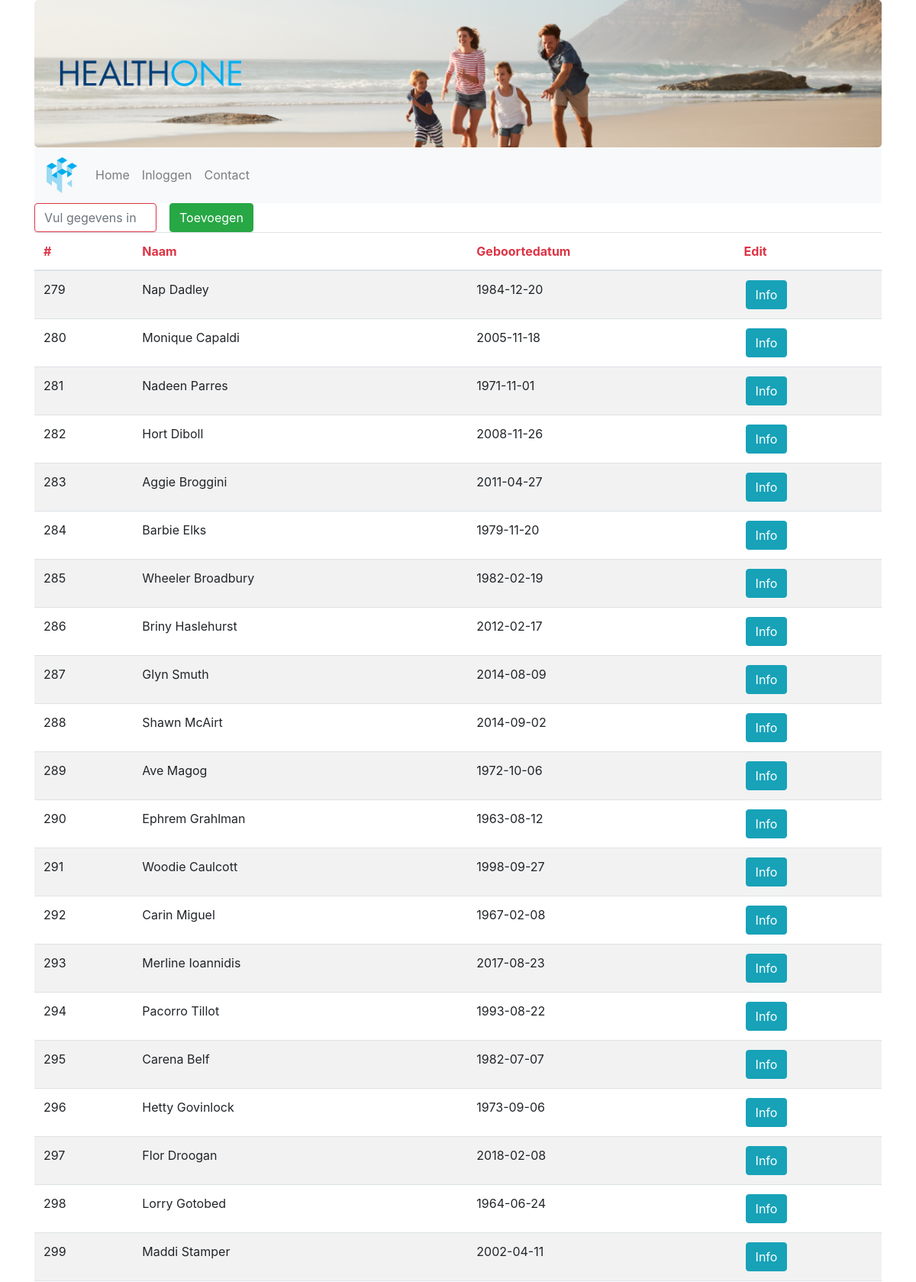
The app's page /huisarts/patienten.php (upper part) with its own data.
### tables this page shows
CREATE TABLE `patient` (
  `patient_id` int(255) NOT NULL,
  `naam` varchar(255) NOT NULL,
  `email` varchar(255) NOT NULL,
  `telefoon` varchar(255) NOT NULL,
  `geboortedatum` date NOT NULL,
  `adres` varchar(255) NOT NULL,
  `verzekeringnummer` int(255) NOT NULL,
  `arts_id` int(11) NOT NULL
);

### huisarts/patienten.php (the view, shortened to what this page needs)
<!DOCTYPE html>
<html lang="en">
    <head>
        <link rel="stylesheet" href="https://maxcdn.bootstrapcdn.com/bootstrap/4.3.1/css/bootstrap.min.css">
        <link rel="stylesheet" href="../css/index.css">
    </head>
    <body>
        <div class="container">
            <div class="jumbotron text-center" ">
            <div class="row">
                <div class="col-sm-3">
                    <img class="d-none d-sm-block img-fluid" src="../img/healthtwo_text_transparent.png" alt="Logo">
                </div>
            </div>
        </div>
        <nav class="navbar navbar-expand-sm bg-light navbar-light sticky-top">
            <a class="navbar-brand" href="../index.php">
                <img class="navbrand" src="../img/healthtwo_logo_transparent.png" alt="Logo">
            </a>
            <div class="collapse navbar-collapse" id="collapse_target">
                <ul class="navbar-nav">
                    <li class="nav-item">
                        <a class="nav-link" href="../index.php">Home</a>
                    </li>
                    <li class="nav-item">
                        <a class="nav-link" href="#">Inloggen</a>
                    </li>
                    <li class="nav-item">
                        <a class="nav-link" href="../contact.php">Contact</a>
                    </li>
                </ul>
            </div>
        </nav>
        <div class="row text-center">
            <div class="col-lg-2">
                <input  class="form-control form-control-underlined border-danger" id="myInput" type="text" placeholder="Vul gegevens in">
            </div>
            <a href="patient_aanmaken_index.php">
            <button class="btn btn-success" type="button">Toevoegen</button>
            </a>
        </div>
        <div class="table-responsive">
            <table class="table table-striped">
                <thead>
                <tr>
                    <th scope="col" class="text-danger">#</th>
                    <th scope="col" class="text-danger">Naam</th>
                    <th scope="col" class="text-danger">Geboortedatum</th>
                    <th scope="col" class="text-danger">Edit</th>
                </tr>
                </thead>
                <tbody id="myTable">
                <?php
                try {
                    $db = new PDO("mysql:host=localhost;dbname=healthone","root","");
                    $query = $db->prepare("SELECT * FROM patient");
                    $query->execute();
                    $result = $query->fetchAll(PDO::FETCH_ASSOC);
                    foreach ($result as &$data){
                        echo "<tr>";
                        echo "<td>".$data['patient_id']."</td>";
                        echo "<td>".$data["naam"] ."</td>";
                        echo "<td>" . $data['geboortedatum'] . "</td>";
                        echo "<td><a href='patient_info.php?id=".$data['patient_id']."'>"."<button type=\"button\" class=\"btn btn-info\">Info</button></a></td>";
                        echo "</tr>";
                    }
                }
                catch(PDOException $e){
                    die("OEPS iets is fout!".$e->getMessage());
                }
                ?>
                </tbody>
            </table>
        </div>
        </div>
    </body>
</html>

### css/index.css (style rules this page uses)
.jumbotron { margin-bottom: 0; background-image: url(../img/zilverenkruis_jumbotron.png); background-repeat: no-repeat; -webkit-background-size: cover; -o-background-size: cover; background-size: cover; }
.navbrand { width:40px; }
a { color: black; }
a button { margin-left: 2px; }

### records on screen
patient: patient "279", naam "Nap Dadley", geboortedatum "1984-12-20"
patient: patient "280", naam "Monique Capaldi", geboortedatum "2005-11-18"
patient: patient "281", naam "Nadeen Parres", geboortedatum "1971-11-01"
patient: patient "282", naam "Hort Diboll", geboortedatum "2008-11-26"
patient: patient "283", naam "Aggie Broggini", geboortedatum "2011-04-27"
patient: patient "284", naam "Barbie Elks", geboortedatum "1979-11-20"
patient: patient "285", naam "Wheeler Broadbury", geboortedatum "1982-02-19"
patient: patient "286", naam "Briny Haslehurst", geboortedatum "2012-02-17"
patient: patient "287", naam "Glyn Smuth", geboortedatum "2014-08-09"
patient: patient "288", naam "Shawn McAirt", geboortedatum "2014-09-02"
patient: patient "289", naam "Ave Magog", geboortedatum "1972-10-06"
patient: patient "290", naam "Ephrem Grahlman", geboortedatum "1963-08-12"
patient: patient "291", naam "Woodie Caulcott", geboortedatum "1998-09-27"
patient: patient "292", naam "Carin Miguel", geboortedatum "1967-02-08"
patient: patient "293", naam "Merline Ioannidis", geboortedatum "2017-08-23"
patient: patient "294", naam "Pacorro Tillot", geboortedatum "1993-08-22"
patient: patient "295", naam "Carena Belf", geboortedatum "1982-07-07"
patient: patient "296", naam "Hetty Govinlock", geboortedatum "1973-09-06"
patient: patient "297", naam "Flor Droogan", geboortedatum "2018-02-08"
patient: patient "298", naam "Lorry Gotobed", geboortedatum "1964-06-24"
patient: patient "299", naam "Maddi Stamper", geboortedatum "2002-04-11"
